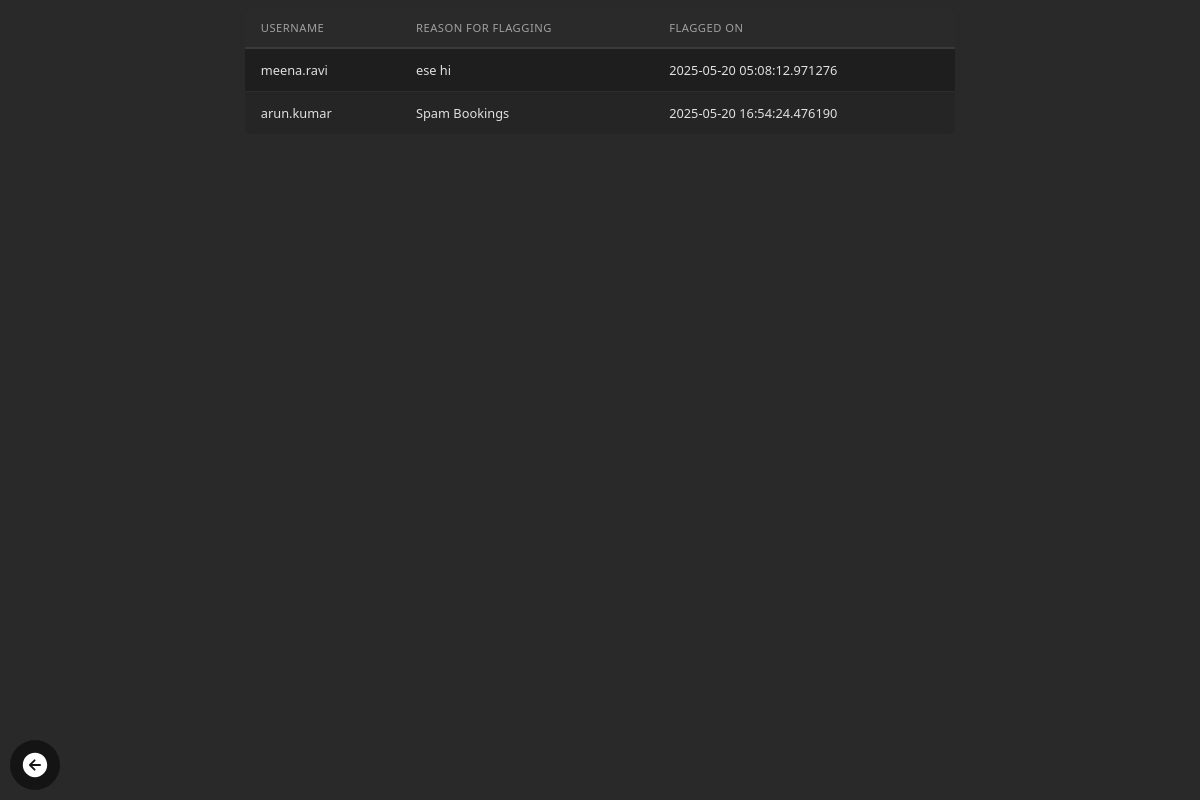
Screenshot of /admin/admin/users/flagged with the database file from the repository.
### model.py (models this page shows, shortened)
class Flag(db.Model):
    id = db.Column(db.Integer, primary_key=True)
    user_id = db.Column(db.Integer, db.ForeignKey('user.id'), nullable=False)
    reason = db.Column(db.String(200))
    flag_date = db.Column(db.DateTime, default=datetime.utcnow)
    is_flagged = db.Column(db.Boolean, default=False)
    user = db.relationship('User', backref='flags')

class User(db.Model, UserMixin):
    id = db.Column(db.Integer, primary_key=True)
    username = db.Column(db.String(80), unique=True)
    email = db.Column(db.String(120), unique=True, nullable=False)
    password = db.Column(db.String(200), nullable=False)
    firstname = db.Column(db.String(100))
    lastname = db.Column(db.String(100))
    gender = db.Column(db.String(10))
    phone = db.Column(db.String(15))
    address = db.Column(db.String(200))
    pin = db.Column(db.String(10))
    registration_date = db.Column(db.DateTime, default=datetime.now)
    is_active = db.Column(db.Boolean, default=True)
    reservations = db.relationship('Reservation', backref='user_ref', lazy=True)
    vehicles = db.relationship('Vehicle', backref='owner', cascade='all, delete-orphan')

### routes/admin_routes.py (the view)
@admin_bp.route('/admin/users/flagged')
def flagged_users():
    flagged_users = Flag.query.all()
    return render_template('admin/flagged_users.html', flagged_users=flagged_users)

### templates/admin/flagged_users.html (shortened to what this page needs)
{% block custom_styles %}
<link rel="stylesheet" href="https://cdnjs.cloudflare.com/ajax/libs/font-awesome/6.0.0/css/all.min.css">
{% endblock %}
{% block body %}
{% block content %}
<table class="table">
    <thead>
        <tr>
            <th>Username</th>
            <th>Reason for Flagging</th>
            <th>Flagged On</th>
        </tr>
    </thead>
    <tbody>
        {% for flag in flagged_users %}
        <tr>
            <td>{{ flag.user.username }}</td>
            <td>{{ flag.reason }}</td>
            <td>{{ flag.flag_date }}</td>
        </tr>
        {% endfor %}
    </tbody>
</table>
<div class="back-to-dashboard">
    <a href="{{ url_for('admin.admin_users') }}">
    </a>
</div>
{% endblock %}
{% endblock %}

### templates/admin/flagged_users.html (style rules this page uses)
.table { width: 60%; border-collapse: collapse; font-family: 'Segoe UI', Roboto, -apple-system, sans-serif; color: #e0e0e0; background-color: #1e1e1e; border-radius: 6px; overflow: hidden; margin: auto; }
.table thead { background-color: #2a2a2a; border-bottom: 2px solid #3a3a3a; }
.table th { padding: 12px 16px; text-align: left; font-weight: 500; color: #a0a0a0; text-transform: uppercase; font-size: 0.7em; letter-spacing: 0.5px; }
.table td { padding: 12px 16px; font-size: 0.8em; border-bottom: 1px solid #2d2d2d; }
.table tbody tr:last-child td { border-bottom: none; }
.table tbody tr:nth-child(even) { background-color: #252525; }
.back-to-dashboard { position: fixed; left: 10px; bottom: 10px; background-color: rgba(0, 0, 0, 0.5); padding: 10px; border-radius: 50%; display: flex; justify-content: center; align-items: center; z-index: 9999; }
.back-to-dashboard a { display: flex; color: white; text-decoration: none; }

### rows the page displays
Flag: user.username "meena.ravi", reason "ese hi", flag_date "2025-05-20 05:08:12.971276"
Flag: user.username "arun.kumar", reason "Spam Bookings", flag_date "2025-05-20 16:54:24.476190"
